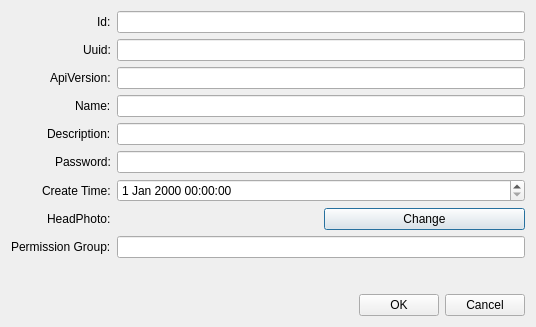
<?xml version="1.0" encoding="UTF-8"?>
<ui version="4.0">
 <class>EditorUserSettings</class>
 <widget class="QDialog" name="EditorUserSettings">
  <property name="geometry">
   <rect>
    <x>0</x>
    <y>0</y>
    <width>536</width>
    <height>327</height>
   </rect>
  </property>
  <property name="windowTitle">
   <string>EditorUserSettings</string>
  </property>
  <layout class="QVBoxLayout" name="verticalLayout">
   <item>
    <layout class="QFormLayout" name="formLayout">
     <property name="labelAlignment">
      <set>Qt::AlignRight|Qt::AlignTrailing|Qt::AlignVCenter</set>
     </property>
     <item row="0" column="0">
      <widget class="QLabel" name="label">
       <property name="text">
        <string>Id:</string>
       </property>
      </widget>
     </item>
     <item row="0" column="1">
      <widget class="QLineEdit" name="Id"/>
     </item>
     <item row="1" column="0">
      <widget class="QLabel" name="label_2">
       <property name="text">
        <string>Uuid:</string>
       </property>
      </widget>
     </item>
     <item row="1" column="1">
      <widget class="QLineEdit" name="Uuid"/>
     </item>
     <item row="2" column="0">
      <widget class="QLabel" name="label_3">
       <property name="text">
        <string>ApiVersion:</string>
       </property>
      </widget>
     </item>
     <item row="2" column="1">
      <widget class="QLineEdit" name="ApiVersion"/>
     </item>
     <item row="3" column="0">
      <widget class="QLabel" name="label_4">
       <property name="text">
        <string>Name:</string>
       </property>
      </widget>
     </item>
     <item row="3" column="1">
      <widget class="QLineEdit" name="Name"/>
     </item>
     <item row="5" column="0">
      <widget class="QLabel" name="label_5">
       <property name="text">
        <string>Password:</string>
       </property>
      </widget>
     </item>
     <item row="5" column="1">
      <widget class="QLineEdit" name="Password"/>
     </item>
     <item row="4" column="0">
      <widget class="QLabel" name="label_6">
       <property name="text">
        <string>Description:</string>
       </property>
      </widget>
     </item>
     <item row="4" column="1">
      <widget class="QLineEdit" name="Description"/>
     </item>
     <item row="6" column="0">
      <widget class="QLabel" name="label_7">
       <property name="text">
        <string>Create Time:</string>
       </property>
      </widget>
     </item>
     <item row="6" column="1">
      <widget class="QDateTimeEdit" name="CreateTime"/>
     </item>
     <item row="7" column="0">
      <widget class="QLabel" name="label_8">
       <property name="text">
        <string>HeadPhoto:</string>
       </property>
      </widget>
     </item>
     <item row="8" column="0">
      <widget class="QLabel" name="label_10">
       <property name="text">
        <string>Permission Group:</string>
       </property>
      </widget>
     </item>
     <item row="8" column="1">
      <widget class="QLineEdit" name="PermissionGroup"/>
     </item>
     <item row="7" column="1">
      <layout class="QHBoxLayout" name="horizontalLayout_2">
       <item>
        <widget class="QLabel" name="HeadPhoto">
         <property name="maximumSize">
          <size>
           <width>512</width>
           <height>512</height>
          </size>
         </property>
         <property name="text">
          <string/>
         </property>
        </widget>
       </item>
       <item>
        <widget class="QPushButton" name="ChangeHeadPhoto">
         <property name="text">
          <string>Change</string>
         </property>
        </widget>
       </item>
      </layout>
     </item>
    </layout>
   </item>
   <item>
    <layout class="QHBoxLayout" name="horizontalLayout">
     <item>
      <spacer name="horizontalSpacer">
       <property name="orientation">
        <enum>Qt::Horizontal</enum>
       </property>
       <property name="sizeHint" stdset="0">
        <size>
         <width>40</width>
         <height>20</height>
        </size>
       </property>
      </spacer>
     </item>
     <item>
      <widget class="QPushButton" name="OKBtn">
       <property name="text">
        <string>OK</string>
       </property>
      </widget>
     </item>
     <item>
      <widget class="QPushButton" name="CancelBtn">
       <property name="text">
        <string>Cancel</string>
       </property>
      </widget>
     </item>
    </layout>
   </item>
  </layout>
 </widget>
 <resources/>
 <connections/>
</ui>
